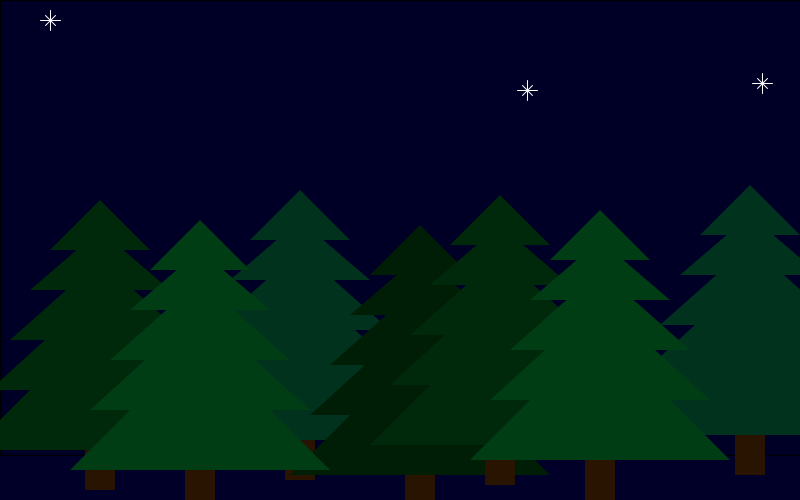
Frame 1 (no input)
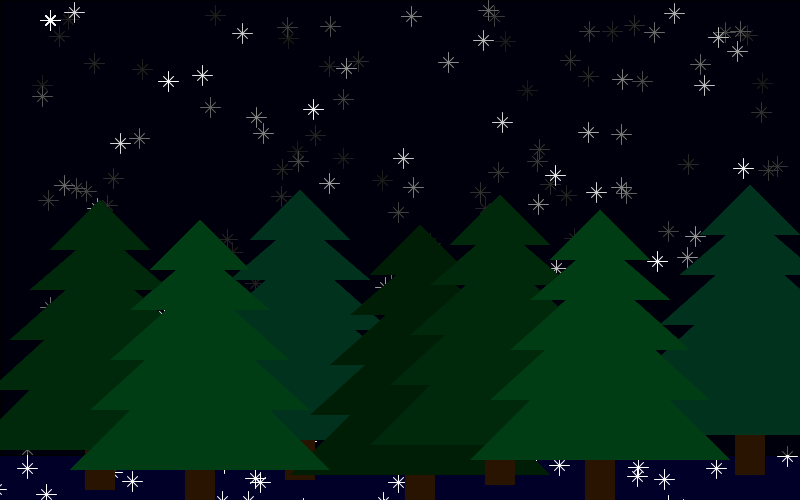
Frame 60 (the mouse pressed at the canvas centre just before this capture)
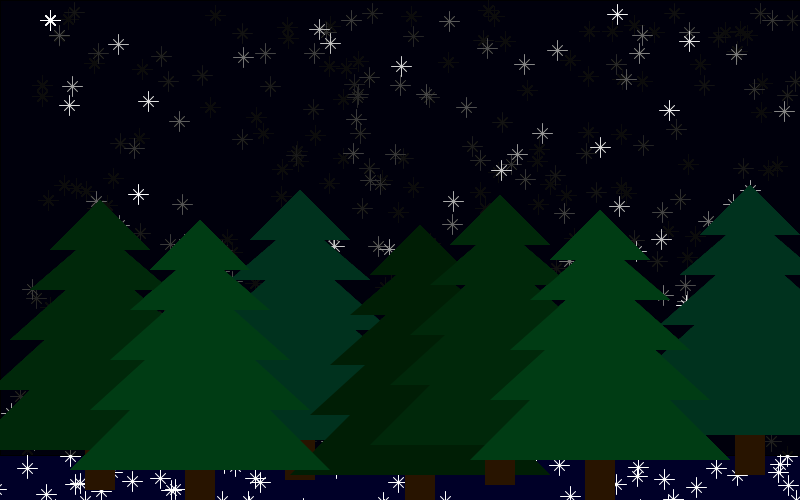
Frame 120 (the mouse held since frame 60 and released just before this capture)

The Processing sketch that drew these frames (run headless with seeded random() and noise(); from frame 60 on, the mouse is pressed at the canvas centre):

// Processing sketch: Week2_Homework_Snow
// ── Week2_Homework_Snow.pde
int x, y;

void setup (){
  size(800, 500);
  background(0, 0, 40);
  x = 100;
  y = 200;
}

void draw (){
  
//Snowflakes

  fill(0, 10); 
  rect(0, 0, width, height-45); 
  stroke(255);
  
  stroke(255);
  line(50, 10, 50, 30);
  line(40, 20, 60, 20);
  line(45, 15, 55, 25);
  line(45, 25, 55, 15);
  
  pushMatrix();
  translate(random(-20, 750), random(-10, 300));
  stroke(255);
  line(50, 10, 50, 30);
  line(40, 20, 60, 20);
  line(45, 15, 55, 25);
  line(45, 25, 55, 15);
  popMatrix();
  
  pushMatrix();
  translate(random(-20, 750), random(-10, 300));
  stroke(255);
  line(50, 10, 50, 30);
  line(40, 20, 60, 20);
  line(45, 15, 55, 25);
  line(45, 25, 55, 15);
  popMatrix();
  
  
//Snow at bottom  
  
  pushMatrix();
  translate(random(-60, 750), random(350, 500));
  stroke(255);
  line(50, 10, 50, 30);
  line(40, 20, 60, 20);
  line(45, 15, 55, 25);
  line(45, 25, 55, 15);
  popMatrix();

//Trees
 
  fill(0, 40, 10);
  noStroke();
  triangle (x, y, x-50, y+50, x+50, y+50);
  triangle (x, y+30, x-70, y+90, x+70, y+90);
  triangle (x, y+60, x-90, y+140, x+90, y+140);
  triangle (x, y+90, x-110, y+190, x+110, y+190);
  triangle (x, y+120, x-130, y+250, x+130, y+250);
  fill(40, 20, 0);
  rect(x-15, y+250, 30, 40);

  pushMatrix();
  translate(200, -10);
  fill(0, 50, 30);
  noStroke();
  triangle (x, y, x-50, y+50, x+50, y+50);
  triangle (x, y+30, x-70, y+90, x+70, y+90);
  triangle (x, y+60, x-90, y+140, x+90, y+140);
  triangle (x, y+90, x-110, y+190, x+110, y+190);
  triangle (x, y+120, x-130, y+250, x+130, y+250);
  fill(40, 20, 0);
  rect(x-15, y+250, 30, 40);
  popMatrix(); 
  
  pushMatrix();
  translate(320, 25);
  fill(0, 30, 5);
  noStroke();
  triangle (x, y, x-50, y+50, x+50, y+50);
  triangle (x, y+30, x-70, y+90, x+70, y+90);
  triangle (x, y+60, x-90, y+140, x+90, y+140);
  triangle (x, y+90, x-110, y+190, x+110, y+190);
  triangle (x, y+120, x-130, y+250, x+130, y+250);
  fill(40, 20, 0);
  rect(x-15, y+250, 30, 40);
  popMatrix(); 
  
  pushMatrix();
  translate(100, 20);
  fill(0, 60, 20);
  noStroke();
  triangle (x, y, x-50, y+50, x+50, y+50);
  triangle (x, y+30, x-70, y+90, x+70, y+90);
  triangle (x, y+60, x-90, y+140, x+90, y+140);
  triangle (x, y+90, x-110, y+190, x+110, y+190);
  triangle (x, y+120, x-130, y+250, x+130, y+250);
  fill(40, 20, 0);
  rect(x-15, y+250, 30, 40);
  popMatrix();
  
  pushMatrix();
  translate(400, -5);
  fill(0, 40, 10);
  noStroke();
  triangle (x, y, x-50, y+50, x+50, y+50);
  triangle (x, y+30, x-70, y+90, x+70, y+90);
  triangle (x, y+60, x-90, y+140, x+90, y+140);
  triangle (x, y+90, x-110, y+190, x+110, y+190);
  triangle (x, y+120, x-130, y+250, x+130, y+250);
  fill(40, 20, 0);
  rect(x-15, y+250, 30, 40);
  popMatrix();
  
  pushMatrix();
  translate(650, -15);
  fill(0, 50, 30);
  noStroke();
  triangle (x, y, x-50, y+50, x+50, y+50);
  triangle (x, y+30, x-70, y+90, x+70, y+90);
  triangle (x, y+60, x-90, y+140, x+90, y+140);
  triangle (x, y+90, x-110, y+190, x+110, y+190);
  triangle (x, y+120, x-130, y+250, x+130, y+250);
  fill(40, 20, 0);
  rect(x-15, y+250, 30, 40);
  popMatrix(); 
  
  pushMatrix();
  translate(500, 10);
  fill(0, 60, 20);
  noStroke();
  triangle (x, y, x-50, y+50, x+50, y+50);
  triangle (x, y+30, x-70, y+90, x+70, y+90);
  triangle (x, y+60, x-90, y+140, x+90, y+140);
  triangle (x, y+90, x-110, y+190, x+110, y+190);
  triangle (x, y+120, x-130, y+250, x+130, y+250);
  fill(40, 20, 0);
  rect(x-15, y+250, 30, 40);
  popMatrix();
  
}
